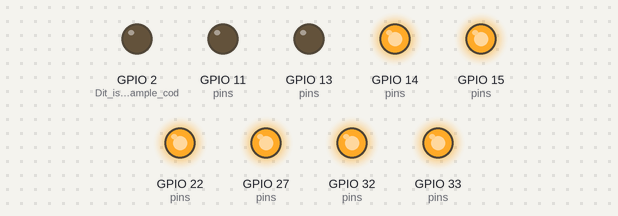
This sketch was run on a simulated ESP32. On the bench: output pins drawn as LEDs (lit = HIGH). WiFi joins after 1.5 s; servers stay silent unless stated; uploads are accepted with an empty reply; web services answer with replies made up by the test bench; what the sketch prints to the serial monitor is not drawn.

Above: at 0.1 s.
At 0.8 s:
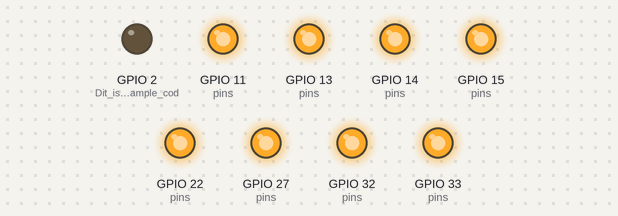
Timing chart, 0 to 2.3 s (numbered marks = the images above):
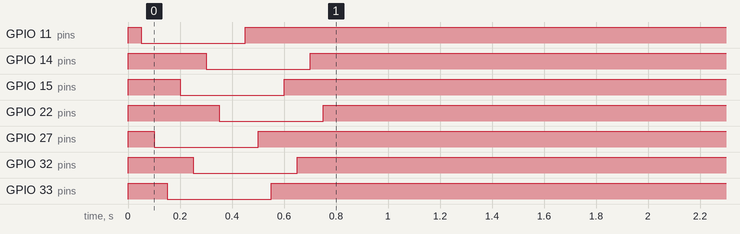

The sketch:

LocationApi.ino
```cpp
#include <Arduino.h>
#include <WiFi.h>
#include <WiFiMulti.h>
#include <HTTPClient.h>

#include <string.h>
#include <stdio.h>

#include <ArduinoJson.h>
#include "gpio.h"

#define LOCATION_API_URL "http://ip-api.com/json/"

void decodeLocationJson(String json, DynamicJsonDocument* jsonDoc){\
  Serial.println("Parsing json");
  Serial.flush();
  StaticJsonDocument<265> filter;
  filter // Without this it'd run out of ram
    ["city"] = true;
  auto jsonError =
    deserializeJson(
      *jsonDoc,
      json,
      DeserializationOption::Filter(filter)
    );
  if (jsonError){
    Serial.println("Failed to parse Json");
    Serial.println(jsonError.c_str());
    Serial.flush();
  }
}

String getCurrentCity(){
  Serial.println("getting device location by ip"); // Because the huzzah32 doesn't have gps
  Serial.flush();
  String json = makeWebRequest(LOCATION_API_URL);
  json.trim();
  int bufferSize = 2048;
  DynamicJsonDocument jsonObj(bufferSize);
  decodeLocationJson(json, &jsonObj);
  String city = jsonObj["city"];
  return city;
}
```

OvercastWeatherAPI.ino
```cpp
#include <Arduino.h>
#include <WiFi.h>
#include <WiFiMulti.h>
#include <HTTPClient.h>

#include <string.h>
#include <stdio.h>

#include <ArduinoJson.h>
#include "gpio.h"

#define WEATHER_API "http://weather.boomkop.com/?location="

void decodeWeatherJson(String json, DynamicJsonDocument* jsonDoc){
  Serial.println("Parsing json");
  Serial.flush();
  StaticJsonDocument<265> filter;
  filter // Without this it'd run out of ram
    ["list"]
    [0]
    ["clouds"]
    ["all"] = true;
  auto jsonError =
    deserializeJson(
      *jsonDoc,
      json,
      DeserializationOption::Filter(filter)
    );
  if (jsonError){
    Serial.println("Failed to parse Json");
    Serial.println(jsonError.c_str());
    Serial.flush();
  }
}

String getWeatherUrlFor(String city){
  String url = "";
  return url + WEATHER_API + city;
}

int *getCloudsInfo(String city, int *h3clouds) {
  Serial.println("getting weather info");
  Serial.flush();
  String url = getWeatherUrlFor(city);
  String json = makeWebRequest(url);
  json.trim();
  int bufferSize = 8192; // yup, a lot of json coming in
  DynamicJsonDocument jsonObj(bufferSize);
  decodeWeatherJson(json, &jsonObj);
  int length = jsonObj["list"].size();
  for (int i = 0; i < length; i++){
    h3clouds[i] = jsonObj["list"][i]["clouds"]["all"];
  }
  h3clouds[length] = -1;
}
```

WebApi.ino
```cpp
#include <Arduino.h>
#include <WiFi.h>
#include <WiFiMulti.h>
#include <HTTPClient.h>

#include <string.h>
#include <stdio.h>

#include <ArduinoJson.h>
#include "gpio.h"

String makeWebRequest(String address) {
  Serial.print("getting http text from: ");
  Serial.println(address);
  Serial.flush();
  HTTPClient client;
  client.begin(address);
  int responseCode = client.GET();
  if (responseCode > 0) {
    if (responseCode == 200){
      Serial.println("Got http data");
      Serial.flush();
      String payload = client.getString(); // f 't werkgeheugen
      return payload;
    }
    else {
      Serial.print("HTTP Error: '");
      Serial.print(responseCode);
      Serial.println("'");
      Serial.flush();
    }
  }
  else {
    Serial.print("HTTP Failed: '");
    Serial.print(responseCode);
    Serial.println("'");
    Serial.flush();
  }
  client.end();
}
```

blink_example.ino.ino
```cpp
#include <Arduino.h>
#include <WiFi.h>
#include <WiFiMulti.h>
#include <HTTPClient.h>

#include <string.h>
#include <stdio.h>

#include <ArduinoJson.h>
#include "gpio.h"

WiFiMulti wifi;
int h3clouds[128];
int ledCount;
long lastMillisPoll;
String city;

void setup() {
  // initialize digital pin LED_BUILTIN as an output.
  pinMode(LED_BUILTIN, OUTPUT); // Dit is uit de example code
  initGPIO();
  testGPIO();
  initSerialConnection();
  for(int i = 0; i < 4; i++) {// Wait for wifi module
      Serial.printf("waiting for wifi module... %d\n", (4-i));
      Serial.flush();
      delay(1000);
  }
  connectToWifi(); // Connect to the guest wifi
  pollWeatherInfo();
  lastMillisPoll = millis();
}

void loop() {
  // Display overhead as a timelapse
  for (int i = 0; true; i++){ // print cloud cover to console for debugging
    int cloud = h3clouds[i];
    if (cloud == -1){
      break;
    }
    double ratio = cloud/100.0;
    int enabledLeds = (int)(ratio * ledCount);
    int pins[] = gpioPins;
    for (int i = 0; i < (ledCount + enabledLeds); i++) {
      if (i < ledCount){
        int led = pins[i];
        digitalWrite(led, LOW);
      }
      if (i >= enabledLeds){
        int led = pins[i - enabledLeds];
        digitalWrite(led, HIGH);
      }
      delay(100);
    }
  }
  // update weather info every 3 hours
  long x3hours = 1000*60*60*3;
  if ((millis() - lastMillisPoll) > x3hours){
    pollWeatherInfo();
  }
}

void pollWeatherInfo(){
  Serial.println("Polling weather info");
  city = getCurrentCity();
  Serial.println("Using city: " + city);
  getCloudsInfo(city, (int*)&h3clouds); // Get weather info
  for (int i = 0; true; i++){ // print cloud cover to console for debugging
    int cloud = h3clouds[i];
    if (cloud == -1){
      break;
    }
    Serial.print(cloud);
    Serial.print(",");
  }
}

void initSerialConnection(){
  Serial.begin(115200); // connect to serial monitor
  for(int i = 0; i < 100; i++) { // Clear the screen (sorta)
    Serial.println();
  }
}
```

wifi.ino
```cpp
#include <Arduino.h>
#include <WiFi.h>
#include <WiFiMulti.h>
#include <HTTPClient.h>

#include <string.h>
#include <stdio.h>

#include <ArduinoJson.h>

extern WiFiMulti wifi;

void connectToWifi(){
  Serial.println("connecting to wifi...");
  Serial.flush();
  wifi.addAP("Grasmaaier", "staatdaar");
  if((wifi.run() == WL_CONNECTED)){
    delay(100);
    Serial.println("connecting to wifi...");
    Serial.flush();
  }
  Serial.println("connected to wifi...");
  Serial.flush();
}
```

gpio.h
```cpp
#define gpioPins {\
    13, \
    11, \
    27, \
    33, \
    15, \
    32, \
    14, \
    22, \
    -1  \
  }; // It won't let me define it on one line for some reason...
```

gpio.ino
```cpp
#include <Arduino.h>
#include <WiFi.h>
#include <WiFiMulti.h>
#include <HTTPClient.h>

#include <string.h>
#include <stdio.h>

#include <ArduinoJson.h>

void initGPIO(){
  int pins[] = gpioPins;
  for(int i = 0; true; i++) { // Set pinmodes
    int pin = pins[i];
    if (pin == -1){
      ledCount = i;
      break;
    }
    pinMode(pin, OUTPUT);
    digitalWrite(pin, HIGH); // turn all led's off
  }
}

void testGPIO(){
  int pins[] = gpioPins;
  for(int i = 0; true; i++) { // Test all pins
    int pin = pins[i];
    if (pin == -1){
      break;
    }
    digitalWrite(pin, LOW);
    delay(50);
  }
  for(int i = 0; true; i++) {
    int pin = pins[i];
    if (pin == -1){
      break;
    }
    digitalWrite(pin, HIGH);
    delay(50);
  }
}
```
